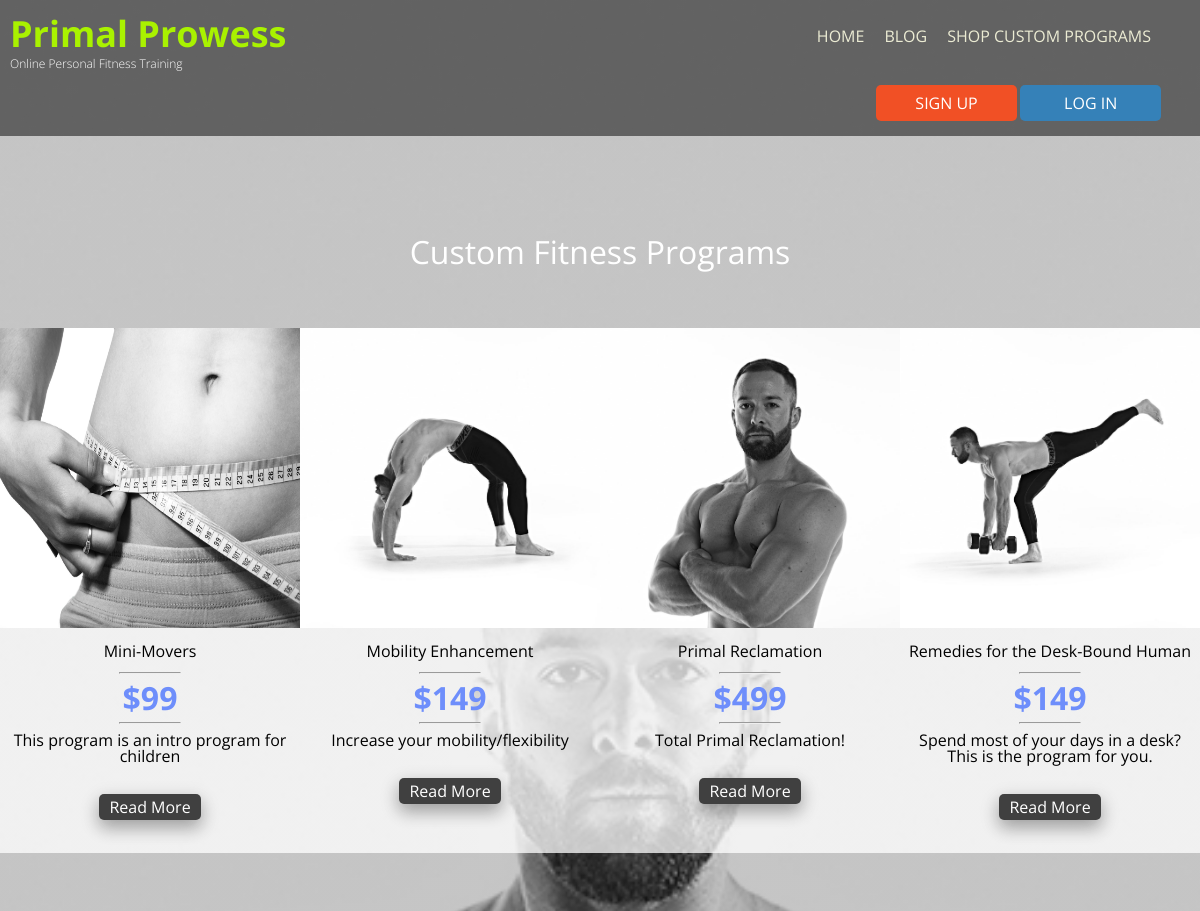
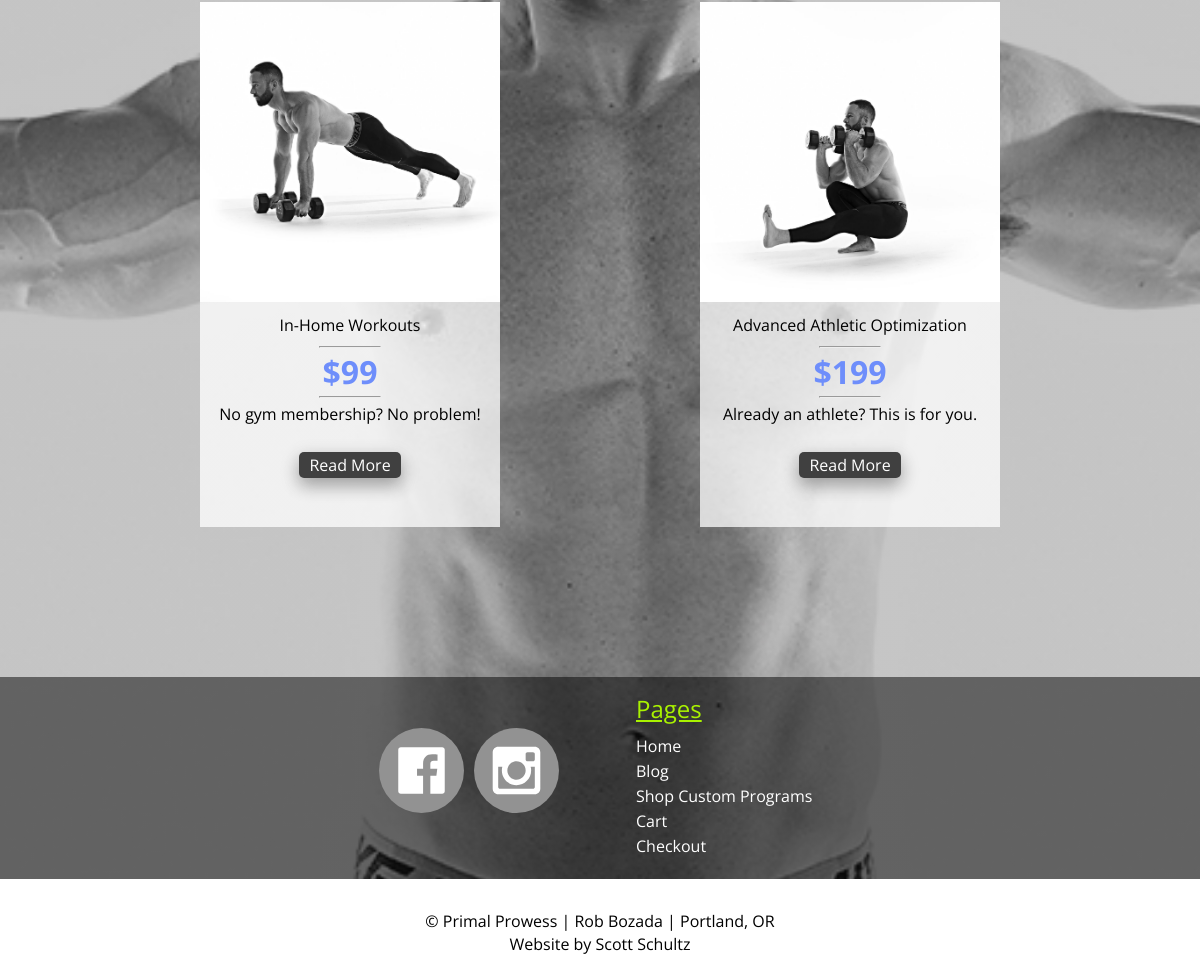
/store/, run on the app's committed database (2 pictures, top to bottom).
### accounts/models.py (models this page shows, shortened)
class ShopItem(models.Model):
    slug = models.SlugField(blank=True, null=True, unique=True)
    product_name = models.CharField(max_length=50)
    file = models.FileField(null=True)
    img = models.ImageField(upload_to=product_img_uh, null=True)
    alt_text = models.CharField(max_length=50, null=True)
    short_description = models.CharField(max_length=100, null=True)
    description = models.CharField(max_length=500)
    price = models.CharField(max_length=50, null=True)
    store_button = models.CharField(max_length=1000, blank=True)

### accounts/views.py (the view)
# urls.py: path('store/', include('accounts.urls_store')),
def store(request):
    product_list = ShopItem.objects.all()
    return render(request, "accounts/store.html", {'products': product_list})

### accounts/templatetags/accounts_tags.py (called while the page is built)
@register.simple_tag
def store_image_or_default(product):
    print(product.img.url)
    return mark_safe('<img class="" src="{}" alt="{}">'.format(product.img.url, product.alt_text))

### accounts/templates/accounts/store.html
{% extends 'base.html' %}
{% load accounts_tags %}
{% block content %}
    <main class="store">
        <h1>Custom Fitness Programs</h1>
        <section class="product_list">
            <ul>
                {% for product in products %}
                    <li>
                        <div class="card">
                            {% store_image_or_default product %}
                            <h3>{{ product.product_name }}</h3>
                            <hr>
                            <p class="price">{{ product.price }}</p>
                            <hr>
                            <p>{{ product.short_description }}</p>
                            <div class="button">
                                <a href="{% url 'store_single_view' product.slug %}" class="button">Read More</a>
                            </div>
                        </div>
                    </li>
                {% endfor %}
            </ul>
        </section>
    </main>
{% endblock %}

### accounts/templates/base.html (shortened to what this page needs)
{% load static %}
<!DOCTYPE html>
<html lang="en">
<head>
    <link rel="stylesheet" type="text/css" href="{% static 'styles/reset.css' %}"/>
    <link rel="stylesheet" type="text/css" href="{% static 'styles/style.css' %}"/>
    <link rel="stylesheet" type="text/css" href="{% static 'trumbo/ui/trumbowyg.css' %}"/>
    <link rel="stylesheet" href="https://cdnjs.cloudflare.com/ajax/libs/font-awesome/4.7.0/css/font-awesome.min.css">
</head>
<body class="overlay">
<header>
    <div class="container">
        <div class="logo">
            <h1 class="logo"><a href="{% url 'home' %}">Primal Prowess<span class="rob">| Rob Bozada</span></a></h1>
            <h2 class="logo">Online Personal Fitness Training</h2>
        </div>
        <nav class="site-nav">
            <ul>
                <li><a href="{% url 'home' %}">Home</a></li>
                <li><a href="{% url 'blog_home' %}">Blog</a></li>
                <li><a href="{% url 'store' %}">Shop Custom Programs</a></li>
            </ul>
        </nav>
        <nav class="perm-nav">
            <ul>
                {% if user.is_anonymous %}
                    <li><a class="action sign-up" href="{% url 'signup' %}">Sign up</a></li>
                    <li><a class="action log-in" href="{% url 'login' %}">Log In</a></li>
                {% endif %}
            </ul>
        </nav>
    </div>
</header>
{% block content %}
{% endblock %}
<footer>
    <section class="top">
        <div class="social-icons">
            <a href="https://www.facebook.com/PrimalProwess/"><img src="{% static 'accounts/img/Facebook.svg' %}" id="instagram" class="social-media"></a>
            <a href="https://www.instagram.com/primalprowess/?hl=en"><img src="{% static 'accounts/img/Instagram.svg' %}" id="facebook" class="social-media"></a>
        </div>
        <div class="pages">
            <h2>Pages</h2>
            <ul>
                <li><a href="{% url 'home' %}">Home</a></li>
                <li><a href="{% url 'blog_home' %}">Blog</a></li>
                <li><a href="{% url 'store' %}">Shop Custom Programs</a></li>
                <li><a href="">Cart</a></li>
                <li><a href="">Checkout</a></li>
            </ul>
        </div>
    </section>
    <section class="site_by copyright">
        <div class="footer_p">
            <p>© Primal Prowess | Rob Bozada | Portland, OR</p>
            <p>Website by Scott Schultz</p>
        </div>
    </section>
</footer>
</body>

### data on the page
ShopItem: img+alt_text (picture), product_name "Mini-Movers", price "$99", short_description "This program is an intro program for children"
ShopItem: img+alt_text (picture), product_name "Mobility Enhancement", price "$149", short_description "Increase your mobility/flexibility"
ShopItem: img+alt_text (picture), product_name "Primal Reclamation", price "$499", short_description "Total Primal Reclamation!"
ShopItem: img+alt_text (picture), product_name "Remedies for the Desk-Bound Human", price "$149", short_description "Spend most of your days in a desk? This is the program for you."
ShopItem: img+alt_text (picture), product_name "In-Home Workouts", price "$99", short_description "No gym membership? No problem!"
ShopItem: img+alt_text (picture), product_name "Advanced Athletic Optimization", price "$199", short_description "Already an athlete? This is for you."
